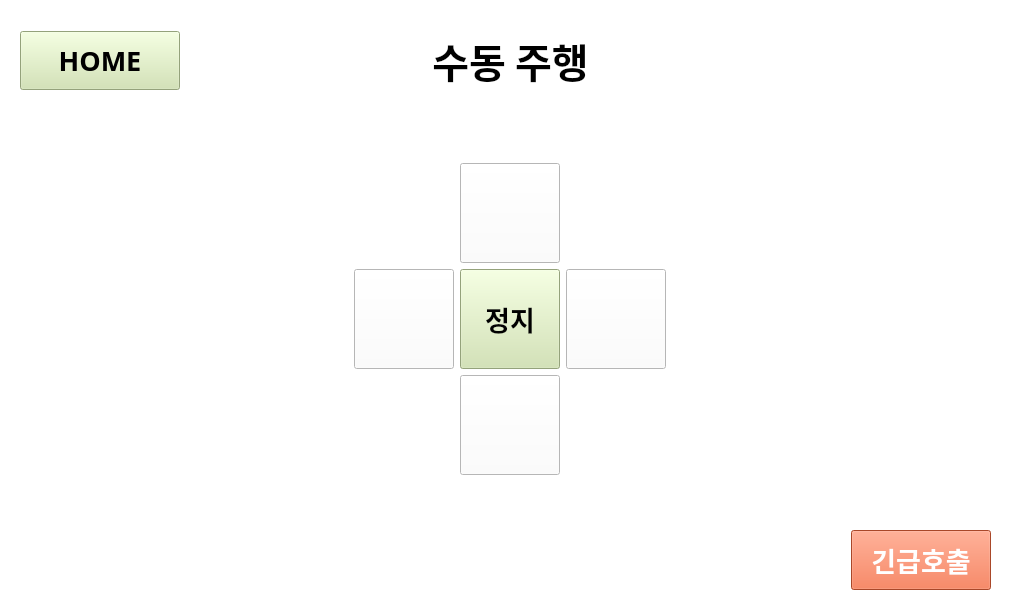
<?xml version="1.0" encoding="UTF-8"?>
<ui version="4.0">
 <class>MainWindow</class>
 <widget class="QMainWindow" name="MainWindow">
  <property name="geometry">
   <rect>
    <x>0</x>
    <y>0</y>
    <width>1024</width>
    <height>600</height>
   </rect>
  </property>
  <property name="sizePolicy">
   <sizepolicy hsizetype="Fixed" vsizetype="Fixed">
    <horstretch>0</horstretch>
    <verstretch>0</verstretch>
   </sizepolicy>
  </property>
  <property name="minimumSize">
   <size>
    <width>1024</width>
    <height>600</height>
   </size>
  </property>
  <property name="maximumSize">
   <size>
    <width>1024</width>
    <height>600</height>
   </size>
  </property>
  <property name="font">
   <font>
    <family>Malgun Gothic</family>
    <pointsize>10</pointsize>
    <weight>75</weight>
    <bold>true</bold>
   </font>
  </property>
  <property name="windowTitle">
   <string>MainWindow</string>
  </property>
  <property name="autoFillBackground">
   <bool>false</bool>
  </property>
  <property name="styleSheet">
   <string notr="true">background-color: white;</string>
  </property>
  <widget class="QWidget" name="centralwidget">
   <widget class="QWidget" name="horizontalLayoutWidget">
    <property name="geometry">
     <rect>
      <x>0</x>
      <y>0</y>
      <width>1021</width>
      <height>121</height>
     </rect>
    </property>
    <layout class="QHBoxLayout" name="layout_title">
     <item>
      <widget class="QPushButton" name="pushButton_6">
       <property name="sizePolicy">
        <sizepolicy hsizetype="Fixed" vsizetype="Fixed">
         <horstretch>0</horstretch>
         <verstretch>0</verstretch>
        </sizepolicy>
       </property>
       <property name="minimumSize">
        <size>
         <width>180</width>
         <height>0</height>
        </size>
       </property>
       <property name="sizeIncrement">
        <size>
         <width>0</width>
         <height>0</height>
        </size>
       </property>
       <property name="font">
        <font>
         <family>Malgun Gothic</family>
         <pointsize>20</pointsize>
         <weight>75</weight>
         <bold>true</bold>
        </font>
       </property>
       <property name="styleSheet">
        <string notr="true">margin-left: 20px;
background-color: #cfe3ac;
padding: 10px 0;</string>
       </property>
       <property name="text">
        <string>HOME</string>
       </property>
      </widget>
     </item>
     <item>
      <widget class="QLabel" name="title">
       <property name="font">
        <font>
         <family>Malgun Gothic</family>
         <pointsize>30</pointsize>
         <weight>75</weight>
         <bold>true</bold>
        </font>
       </property>
       <property name="styleSheet">
        <string notr="true">text-align: center;</string>
       </property>
       <property name="text">
        <string>수동 주행</string>
       </property>
       <property name="alignment">
        <set>Qt::AlignCenter</set>
       </property>
      </widget>
     </item>
     <item>
      <widget class="QPushButton" name="pushButton_7">
       <property name="sizePolicy">
        <sizepolicy hsizetype="Fixed" vsizetype="Fixed">
         <horstretch>0</horstretch>
         <verstretch>0</verstretch>
        </sizepolicy>
       </property>
       <property name="minimumSize">
        <size>
         <width>180</width>
         <height>0</height>
        </size>
       </property>
       <property name="sizeIncrement">
        <size>
         <width>0</width>
         <height>0</height>
        </size>
       </property>
       <property name="font">
        <font>
         <family>Malgun Gothic</family>
         <pointsize>20</pointsize>
         <weight>75</weight>
         <bold>true</bold>
        </font>
       </property>
       <property name="styleSheet">
        <string notr="true">margin-left: 20px;
background-color: white;
padding: 10px 0;
</string>
       </property>
       <property name="text">
        <string/>
       </property>
       <property name="flat">
        <bool>true</bool>
       </property>
      </widget>
     </item>
    </layout>
   </widget>
   <widget class="QWidget" name="verticalLayoutWidget">
    <property name="geometry">
     <rect>
      <x>0</x>
      <y>119</y>
      <width>1021</width>
      <height>401</height>
     </rect>
    </property>
    <layout class="QHBoxLayout" name="layout_contents">
     <item>
      <spacer name="horizontalSpacer">
       <property name="orientation">
        <enum>Qt::Horizontal</enum>
       </property>
       <property name="sizeType">
        <enum>QSizePolicy::Fixed</enum>
       </property>
       <property name="sizeHint" stdset="0">
        <size>
         <width>50</width>
         <height>20</height>
        </size>
       </property>
      </spacer>
     </item>
     <item>
      <layout class="QVBoxLayout" name="layout_contents_inside">
       <property name="sizeConstraint">
        <enum>QLayout::SetMinimumSize</enum>
       </property>
       <item>
        <layout class="QVBoxLayout" name="verticalLayout">
         <item>
          <layout class="QGridLayout" name="gridLayout">
           <item row="1" column="1">
            <widget class="QPushButton" name="pushButton_3">
             <property name="sizePolicy">
              <sizepolicy hsizetype="Fixed" vsizetype="Fixed">
               <horstretch>0</horstretch>
               <verstretch>0</verstretch>
              </sizepolicy>
             </property>
             <property name="minimumSize">
              <size>
               <width>100</width>
               <height>100</height>
              </size>
             </property>
             <property name="font">
              <font>
               <family>Malgun Gothic</family>
               <pointsize>20</pointsize>
               <weight>75</weight>
               <bold>true</bold>
              </font>
             </property>
             <property name="styleSheet">
              <string notr="true">background-color: #cfe3ac;</string>
             </property>
             <property name="text">
              <string>정지</string>
             </property>
            </widget>
           </item>
           <item row="0" column="1">
            <widget class="QPushButton" name="pushButton">
             <property name="sizePolicy">
              <sizepolicy hsizetype="Fixed" vsizetype="Fixed">
               <horstretch>0</horstretch>
               <verstretch>0</verstretch>
              </sizepolicy>
             </property>
             <property name="minimumSize">
              <size>
               <width>100</width>
               <height>100</height>
              </size>
             </property>
             <property name="styleSheet">
              <string notr="true">background: url(:/assets/assets/arrow_up.png);
</string>
             </property>
             <property name="text">
              <string/>
             </property>
            </widget>
           </item>
           <item row="1" column="2">
            <widget class="QPushButton" name="pushButton_4">
             <property name="sizePolicy">
              <sizepolicy hsizetype="Fixed" vsizetype="Fixed">
               <horstretch>0</horstretch>
               <verstretch>0</verstretch>
              </sizepolicy>
             </property>
             <property name="minimumSize">
              <size>
               <width>100</width>
               <height>100</height>
              </size>
             </property>
             <property name="styleSheet">
              <string notr="true">background: url(:/assets/assets/arrow_right.png);
</string>
             </property>
             <property name="text">
              <string/>
             </property>
            </widget>
           </item>
           <item row="1" column="0">
            <widget class="QPushButton" name="pushButton_2">
             <property name="sizePolicy">
              <sizepolicy hsizetype="Fixed" vsizetype="Fixed">
               <horstretch>0</horstretch>
               <verstretch>0</verstretch>
              </sizepolicy>
             </property>
             <property name="minimumSize">
              <size>
               <width>100</width>
               <height>100</height>
              </size>
             </property>
             <property name="styleSheet">
              <string notr="true">background: url(:/assets/assets/arrow_left.png);
</string>
             </property>
             <property name="text">
              <string/>
             </property>
            </widget>
           </item>
           <item row="2" column="1">
            <widget class="QPushButton" name="pushButton_5">
             <property name="sizePolicy">
              <sizepolicy hsizetype="Fixed" vsizetype="Fixed">
               <horstretch>0</horstretch>
               <verstretch>0</verstretch>
              </sizepolicy>
             </property>
             <property name="minimumSize">
              <size>
               <width>100</width>
               <height>100</height>
              </size>
             </property>
             <property name="styleSheet">
              <string notr="true">background: url(:/assets/assets/arrow_down.png);
</string>
             </property>
             <property name="text">
              <string/>
             </property>
            </widget>
           </item>
          </layout>
         </item>
        </layout>
       </item>
      </layout>
     </item>
     <item>
      <spacer name="horizontalSpacer_2">
       <property name="orientation">
        <enum>Qt::Horizontal</enum>
       </property>
       <property name="sizeType">
        <enum>QSizePolicy::Fixed</enum>
       </property>
       <property name="sizeHint" stdset="0">
        <size>
         <width>50</width>
         <height>20</height>
        </size>
       </property>
      </spacer>
     </item>
    </layout>
   </widget>
   <widget class="QWidget" name="horizontalLayoutWidget_2">
    <property name="geometry">
     <rect>
      <x>0</x>
      <y>520</y>
      <width>1021</width>
      <height>81</height>
     </rect>
    </property>
    <layout class="QHBoxLayout" name="layout_bottom">
     <item alignment="Qt::AlignRight|Qt::AlignVCenter">
      <widget class="QPushButton" name="emr_call_btn">
       <property name="sizePolicy">
        <sizepolicy hsizetype="Fixed" vsizetype="Fixed">
         <horstretch>0</horstretch>
         <verstretch>0</verstretch>
        </sizepolicy>
       </property>
       <property name="minimumSize">
        <size>
         <width>170</width>
         <height>60</height>
        </size>
       </property>
       <property name="font">
        <font>
         <family>Malgun Gothic</family>
         <pointsize>20</pointsize>
         <weight>75</weight>
         <bold>true</bold>
        </font>
       </property>
       <property name="styleSheet">
        <string notr="true">background-color: #ed6339;
color: white;
margin-right: 30px;</string>
       </property>
       <property name="text">
        <string>긴급호출</string>
       </property>
      </widget>
     </item>
    </layout>
   </widget>
  </widget>
 </widget>
 <resources>
  <include location="resource.qrc"/>
 </resources>
 <connections/>
</ui>
